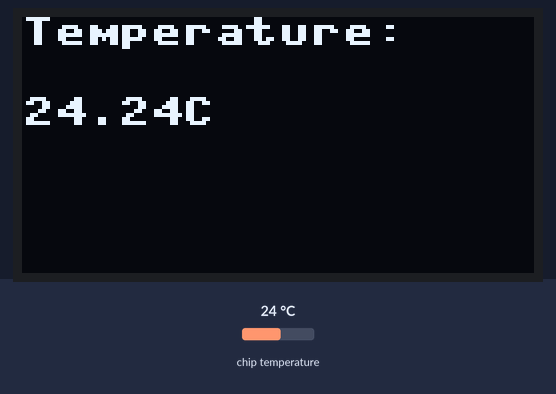
Bench run of a program on a simulated Raspberry Pi Pico running MicroPython. On the bench: 128×64 one-colour display. The inputs (shaded band) are chosen by the test bench; at power-on: chip temperature 24 °C.

Above: at 1.2 s.
1.3 s: chip temperature set to 1 °C
At 2.6 s:
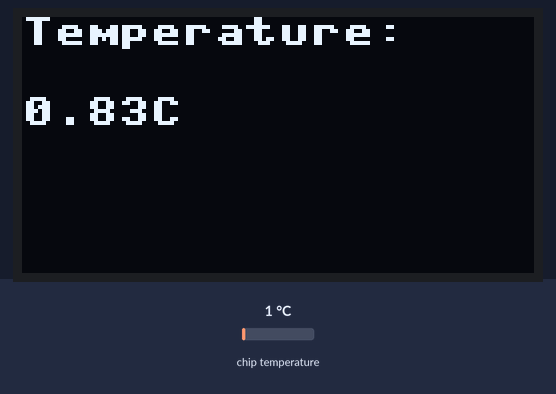
4.0 s: chip temperature set to 11 °C
At 5.0 s:
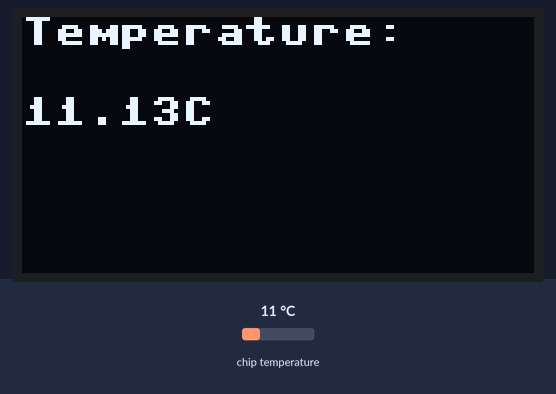
6.7 s: chip temperature set to 22 °C
At 8.7 s:
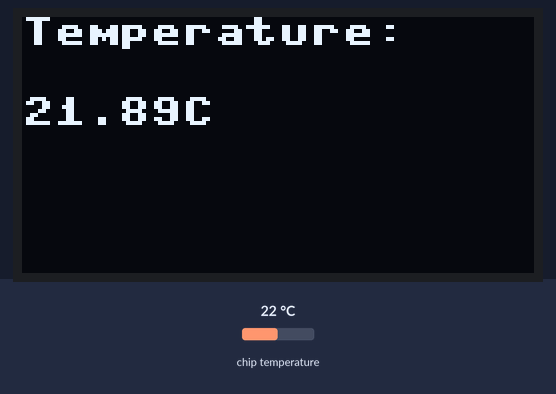
Timing chart, 0 to 10.2 s (numbered marks = the images above; inputs shaded):
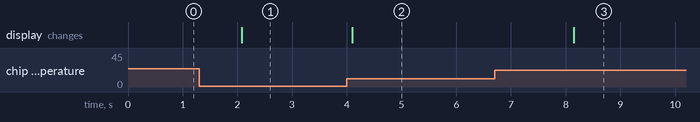

Measured:
- after the input at 1.3 s, the display: changes after 0.78 s (image 1)
- after the input at 4.0 s, the display: changes after 0.10 s (image 2)
- after the input at 6.7 s, the display: changes after 1.4 s (image 3)

The program:

temperature_display.py
```python
import machine
import ssd1306
import utime

# Configure I2C communication pins (SCL and SDA)
i2c = machine.I2C(0, scl=machine.Pin(9), sda=machine.Pin(8))

# Initialize the OLED display
oled_width = 128
oled_height = 64
oled = ssd1306.SSD1306_I2C(oled_width, oled_height, i2c)

# Function to read temperature from built-in sensor
def read_temperature():
    temp_sensor = machine.ADC(4)
    conversion_factor = 3.3 / (65535)
    raw_value = temp_sensor.read_u16() * conversion_factor
    temperature = 27 - (raw_value - 0.706) / 0.001721
    return round(temperature, 2)

# Main loop
while True:
    # Read temperature
    temperature = read_temperature()

    # Clear previous content
    oled.fill(0)

    # Write temperature to display
    oled.text("Temperature:", 0, 0)
    oled.text(str(temperature) + "C", 0, 20)

    # Update OLED display
    oled.show()

    # Wait for a moment before updating again
    utime.sleep(2)
```
